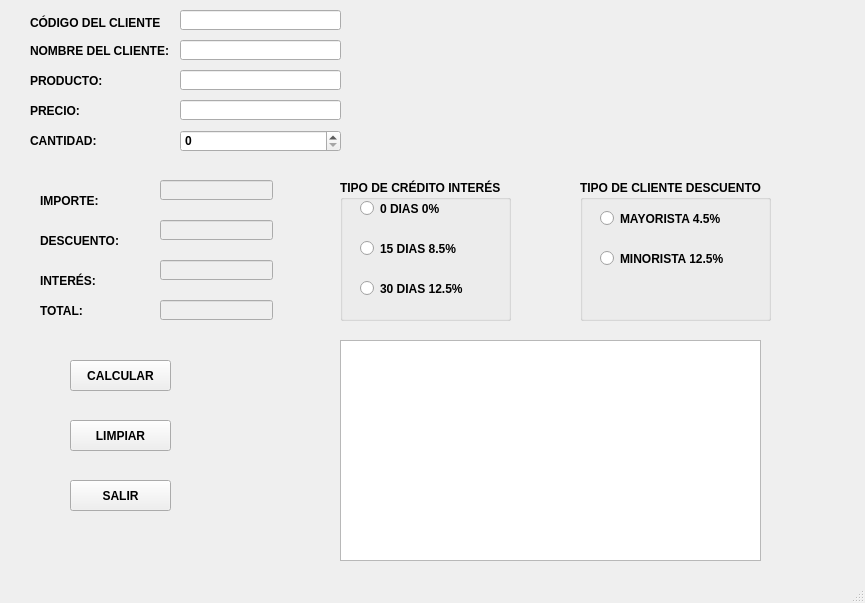
<?xml version="1.0" encoding="UTF-8"?>
<ui version="4.0">
 <class>MainWindow</class>
 <widget class="QMainWindow" name="MainWindow">
  <property name="geometry">
   <rect>
    <x>0</x>
    <y>0</y>
    <width>865</width>
    <height>603</height>
   </rect>
  </property>
  <property name="windowTitle">
   <string>MainWindow</string>
  </property>
  <widget class="QWidget" name="centralwidget">
   <widget class="QLabel" name="label">
    <property name="geometry">
     <rect>
      <x>30</x>
      <y>12</y>
      <width>131</width>
      <height>21</height>
     </rect>
    </property>
    <property name="font">
     <font>
      <weight>75</weight>
      <bold>true</bold>
     </font>
    </property>
    <property name="text">
     <string>CÓDIGO DEL CLIENTE:</string>
    </property>
   </widget>
   <widget class="QLabel" name="label_2">
    <property name="geometry">
     <rect>
      <x>30</x>
      <y>40</y>
      <width>151</width>
      <height>21</height>
     </rect>
    </property>
    <property name="font">
     <font>
      <weight>75</weight>
      <bold>true</bold>
     </font>
    </property>
    <property name="text">
     <string>NOMBRE DEL CLIENTE:</string>
    </property>
   </widget>
   <widget class="QLabel" name="label_3">
    <property name="geometry">
     <rect>
      <x>30</x>
      <y>70</y>
      <width>111</width>
      <height>21</height>
     </rect>
    </property>
    <property name="font">
     <font>
      <weight>75</weight>
      <bold>true</bold>
     </font>
    </property>
    <property name="text">
     <string>PRODUCTO:</string>
    </property>
   </widget>
   <widget class="QLabel" name="label_4">
    <property name="geometry">
     <rect>
      <x>30</x>
      <y>100</y>
      <width>111</width>
      <height>21</height>
     </rect>
    </property>
    <property name="font">
     <font>
      <weight>75</weight>
      <bold>true</bold>
     </font>
    </property>
    <property name="text">
     <string>PRECIO:</string>
    </property>
   </widget>
   <widget class="QLabel" name="label_5">
    <property name="geometry">
     <rect>
      <x>30</x>
      <y>130</y>
      <width>111</width>
      <height>21</height>
     </rect>
    </property>
    <property name="font">
     <font>
      <weight>75</weight>
      <bold>true</bold>
     </font>
    </property>
    <property name="text">
     <string>CANTIDAD:</string>
    </property>
   </widget>
   <widget class="QLineEdit" name="txtCodigoCliente">
    <property name="geometry">
     <rect>
      <x>180</x>
      <y>10</y>
      <width>161</width>
      <height>20</height>
     </rect>
    </property>
    <property name="font">
     <font>
      <weight>75</weight>
      <bold>true</bold>
     </font>
    </property>
    <property name="contextMenuPolicy">
     <enum>Qt::PreventContextMenu</enum>
    </property>
    <property name="dragEnabled">
     <bool>false</bool>
    </property>
    <property name="readOnly">
     <bool>false</bool>
    </property>
    <property name="clearButtonEnabled">
     <bool>true</bool>
    </property>
   </widget>
   <widget class="QLineEdit" name="txtPrecio">
    <property name="geometry">
     <rect>
      <x>180</x>
      <y>100</y>
      <width>161</width>
      <height>20</height>
     </rect>
    </property>
    <property name="font">
     <font>
      <weight>75</weight>
      <bold>true</bold>
     </font>
    </property>
   </widget>
   <widget class="QLineEdit" name="txtProducto">
    <property name="geometry">
     <rect>
      <x>180</x>
      <y>70</y>
      <width>161</width>
      <height>20</height>
     </rect>
    </property>
    <property name="font">
     <font>
      <weight>75</weight>
      <bold>true</bold>
     </font>
    </property>
   </widget>
   <widget class="QLineEdit" name="txtNombreCliente">
    <property name="geometry">
     <rect>
      <x>180</x>
      <y>40</y>
      <width>161</width>
      <height>20</height>
     </rect>
    </property>
    <property name="font">
     <font>
      <weight>75</weight>
      <bold>true</bold>
     </font>
    </property>
   </widget>
   <widget class="QSpinBox" name="spbCantidad">
    <property name="geometry">
     <rect>
      <x>180</x>
      <y>130</y>
      <width>161</width>
      <height>22</height>
     </rect>
    </property>
    <property name="font">
     <font>
      <weight>75</weight>
      <bold>true</bold>
     </font>
    </property>
   </widget>
   <widget class="QLabel" name="label_6">
    <property name="geometry">
     <rect>
      <x>40</x>
      <y>190</y>
      <width>81</width>
      <height>21</height>
     </rect>
    </property>
    <property name="font">
     <font>
      <weight>75</weight>
      <bold>true</bold>
     </font>
    </property>
    <property name="text">
     <string>IMPORTE:</string>
    </property>
   </widget>
   <widget class="QLabel" name="label_7">
    <property name="geometry">
     <rect>
      <x>40</x>
      <y>230</y>
      <width>81</width>
      <height>21</height>
     </rect>
    </property>
    <property name="font">
     <font>
      <weight>75</weight>
      <bold>true</bold>
     </font>
    </property>
    <property name="text">
     <string>DESCUENTO:</string>
    </property>
   </widget>
   <widget class="QLabel" name="label_8">
    <property name="geometry">
     <rect>
      <x>40</x>
      <y>300</y>
      <width>81</width>
      <height>21</height>
     </rect>
    </property>
    <property name="font">
     <font>
      <weight>75</weight>
      <bold>true</bold>
     </font>
    </property>
    <property name="text">
     <string>TOTAL:</string>
    </property>
   </widget>
   <widget class="QLabel" name="label_9">
    <property name="geometry">
     <rect>
      <x>40</x>
      <y>270</y>
      <width>81</width>
      <height>21</height>
     </rect>
    </property>
    <property name="font">
     <font>
      <weight>75</weight>
      <bold>true</bold>
     </font>
    </property>
    <property name="text">
     <string>INTERÉS:</string>
    </property>
   </widget>
   <widget class="QLineEdit" name="txtImporte">
    <property name="enabled">
     <bool>false</bool>
    </property>
    <property name="geometry">
     <rect>
      <x>160</x>
      <y>180</y>
      <width>113</width>
      <height>20</height>
     </rect>
    </property>
    <property name="font">
     <font>
      <weight>75</weight>
      <bold>true</bold>
     </font>
    </property>
   </widget>
   <widget class="QLineEdit" name="txtDescuento">
    <property name="enabled">
     <bool>false</bool>
    </property>
    <property name="geometry">
     <rect>
      <x>160</x>
      <y>220</y>
      <width>113</width>
      <height>20</height>
     </rect>
    </property>
    <property name="font">
     <font>
      <weight>75</weight>
      <bold>true</bold>
     </font>
    </property>
   </widget>
   <widget class="QLineEdit" name="txtTotal">
    <property name="enabled">
     <bool>false</bool>
    </property>
    <property name="geometry">
     <rect>
      <x>160</x>
      <y>300</y>
      <width>113</width>
      <height>20</height>
     </rect>
    </property>
    <property name="font">
     <font>
      <weight>75</weight>
      <bold>true</bold>
     </font>
    </property>
   </widget>
   <widget class="QLineEdit" name="txtInteres">
    <property name="enabled">
     <bool>false</bool>
    </property>
    <property name="geometry">
     <rect>
      <x>160</x>
      <y>260</y>
      <width>113</width>
      <height>20</height>
     </rect>
    </property>
    <property name="font">
     <font>
      <weight>75</weight>
      <bold>true</bold>
     </font>
    </property>
   </widget>
   <widget class="QGroupBox" name="groupBox">
    <property name="geometry">
     <rect>
      <x>340</x>
      <y>180</y>
      <width>171</width>
      <height>141</height>
     </rect>
    </property>
    <property name="font">
     <font>
      <weight>75</weight>
      <bold>true</bold>
     </font>
    </property>
    <property name="title">
     <string>TIPO DE CRÉDITO INTERÉS</string>
    </property>
    <widget class="QRadioButton" name="rbInteres1">
     <property name="geometry">
      <rect>
       <x>20</x>
       <y>20</y>
       <width>101</width>
       <height>17</height>
      </rect>
     </property>
     <property name="text">
      <string>0 DIAS 0%</string>
     </property>
    </widget>
    <widget class="QRadioButton" name="rbInteres2">
     <property name="geometry">
      <rect>
       <x>20</x>
       <y>60</y>
       <width>111</width>
       <height>17</height>
      </rect>
     </property>
     <property name="text">
      <string>15 DIAS 8.5%</string>
     </property>
    </widget>
    <widget class="QRadioButton" name="rbInteres3">
     <property name="geometry">
      <rect>
       <x>20</x>
       <y>100</y>
       <width>121</width>
       <height>17</height>
      </rect>
     </property>
     <property name="text">
      <string>30 DIAS 12.5%</string>
     </property>
    </widget>
   </widget>
   <widget class="QGroupBox" name="groupBox_2">
    <property name="geometry">
     <rect>
      <x>580</x>
      <y>180</y>
      <width>191</width>
      <height>141</height>
     </rect>
    </property>
    <property name="font">
     <font>
      <weight>75</weight>
      <bold>true</bold>
     </font>
    </property>
    <property name="title">
     <string>TIPO DE CLIENTE DESCUENTO</string>
    </property>
    <widget class="QRadioButton" name="rbMayorista">
     <property name="geometry">
      <rect>
       <x>20</x>
       <y>30</y>
       <width>151</width>
       <height>17</height>
      </rect>
     </property>
     <property name="text">
      <string>MAYORISTA 4.5%</string>
     </property>
    </widget>
    <widget class="QRadioButton" name="rbMinorista">
     <property name="geometry">
      <rect>
       <x>20</x>
       <y>70</y>
       <width>141</width>
       <height>17</height>
      </rect>
     </property>
     <property name="text">
      <string>MINORISTA 12.5%</string>
     </property>
    </widget>
   </widget>
   <widget class="QPushButton" name="btnCalcular">
    <property name="geometry">
     <rect>
      <x>70</x>
      <y>360</y>
      <width>101</width>
      <height>31</height>
     </rect>
    </property>
    <property name="font">
     <font>
      <weight>75</weight>
      <bold>true</bold>
     </font>
    </property>
    <property name="text">
     <string>CALCULAR</string>
    </property>
   </widget>
   <widget class="QPushButton" name="btnLimpiar">
    <property name="geometry">
     <rect>
      <x>70</x>
      <y>420</y>
      <width>101</width>
      <height>31</height>
     </rect>
    </property>
    <property name="font">
     <font>
      <weight>75</weight>
      <bold>true</bold>
     </font>
    </property>
    <property name="text">
     <string>LIMPIAR</string>
    </property>
   </widget>
   <widget class="QPushButton" name="btnSalir">
    <property name="geometry">
     <rect>
      <x>70</x>
      <y>480</y>
      <width>101</width>
      <height>31</height>
     </rect>
    </property>
    <property name="font">
     <font>
      <weight>75</weight>
      <bold>true</bold>
     </font>
    </property>
    <property name="text">
     <string>SALIR</string>
    </property>
   </widget>
   <widget class="QTextEdit" name="txtS">
    <property name="geometry">
     <rect>
      <x>340</x>
      <y>340</y>
      <width>421</width>
      <height>221</height>
     </rect>
    </property>
    <property name="font">
     <font>
      <weight>75</weight>
      <bold>true</bold>
     </font>
    </property>
   </widget>
  </widget>
  <widget class="QMenuBar" name="menubar">
   <property name="geometry">
    <rect>
     <x>0</x>
     <y>0</y>
     <width>865</width>
     <height>26</height>
    </rect>
   </property>
  </widget>
  <widget class="QStatusBar" name="statusbar"/>
 </widget>
 <resources/>
 <connections/>
</ui>
